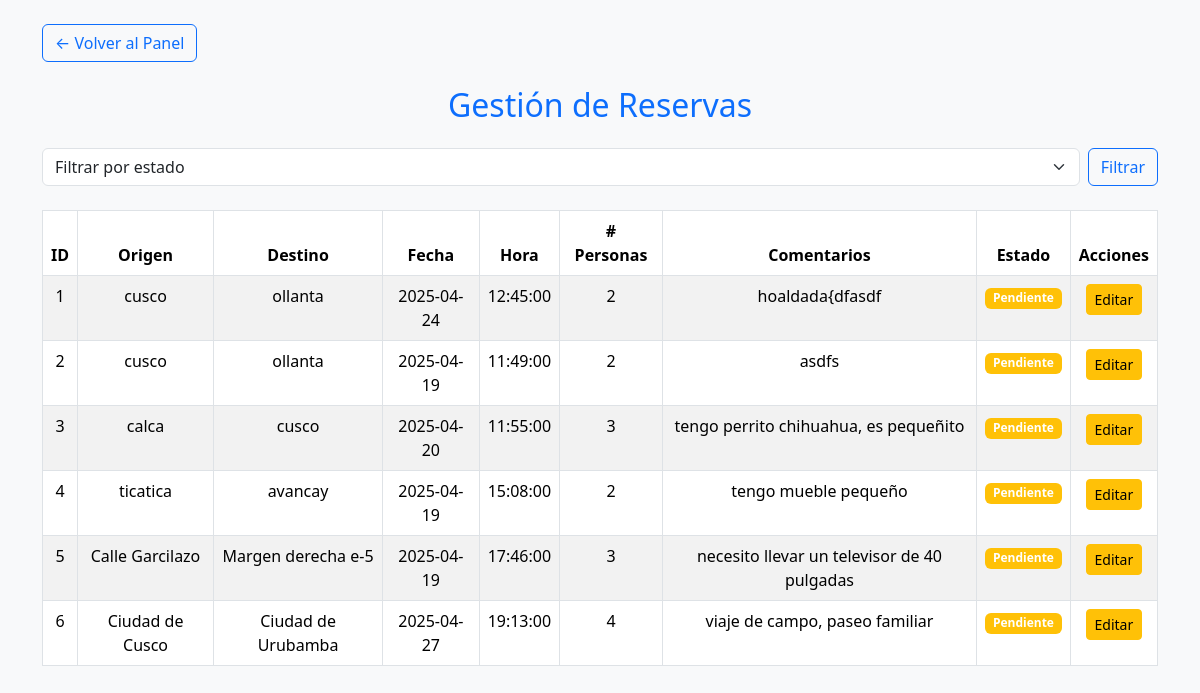
The page /admin/gestion_reservas.php (signed in) on the database its author committed.
### tables this page shows
CREATE TABLE `reservas` (
  `id_reserva` int(11) NOT NULL,
  `id_cliente` int(11) DEFAULT NULL,
  `origen` varchar(255) NOT NULL,
  `destino` varchar(255) NOT NULL,
  `fecha_reserva` date NOT NULL,
  `hora_reserva` time NOT NULL,
  `numero_personas` int(11) DEFAULT 1,
  `comentarios` text DEFAULT NULL,
  `estado` enum('Pendiente','Confirmada','Cancelada') DEFAULT 'Pendiente',
  `fecha_creacion` datetime DEFAULT current_timestamp()
);

### admin/gestion_reservas.php (the view, shortened to what this page needs)
<?php
require_once '../includes/db_connection.php';
$sql = "SELECT * FROM reservas";
$params = [];
$stmt = $pdo->prepare($sql);
$stmt->execute($params);
$reservas = $stmt->fetchAll(PDO::FETCH_ASSOC);
?>
<!DOCTYPE html>
<html lang="es">
<head>
    <link href="https://cdn.jsdelivr.net/npm/bootstrap@5.3.3/dist/css/bootstrap.min.css" rel="stylesheet">
</head>
<body class="bg-light">
<div class="container py-4">
    <a href="panel_admin.php" class="btn btn-outline-primary mb-4">← Volver al Panel</a>
    <h2 class="mb-4 text-center text-primary">Gestión de Reservas</h2>
    <form method="GET" class="d-flex mb-4">
        <select name="estado" class="form-select" aria-label="Filtrar por estado">
            <option value="">Filtrar por estado</option>
        </select>
        <button type="submit" class="btn btn-outline-primary ms-2">Filtrar</button>
    </form>
    <table class="table table-bordered table-striped text-center">
        <thead class="bg-primary text-white">
            <tr>
                <th>ID</th>
                <th>Origen</th>
                <th>Destino</th>
                <th>Fecha</th>
                <th>Hora</th>
                <th># Personas</th>
                <th>Comentarios</th>
                <th>Estado</th>
                <th>Acciones</th>
            </tr>
        </thead>
        <tbody>
        <?php foreach ($reservas as $reserva): ?>
            <tr>
                <td><?= $reserva['id_reserva'] ?></td>
                <td><?= htmlspecialchars($reserva['origen']) ?></td>
                <td><?= htmlspecialchars($reserva['destino']) ?></td>
                <td><?= $reserva['fecha_reserva'] ?></td>
                <td><?= $reserva['hora_reserva'] ?></td>
                <td><?= $reserva['numero_personas'] ?></td>
                <td><?= htmlspecialchars($reserva['comentarios']) ?></td>
                <td>
                    <span class="badge bg-<?=
                        $reserva['estado'] == 'Pendiente' ? 'warning' :
                        ($reserva['estado'] == 'Confirmada' ? 'success' : 'danger')
                    ?>">
                        <?= $reserva['estado'] ?>
                    </span>
                </td>
                <td>
                    <button class="btn btn-sm btn-warning" data-bs-toggle="modal" data-bs-target="#editarModal"
                            data-id="<?= $reserva['id_reserva'] ?>"
                            data-estado="<?= $reserva['estado'] ?>"
                            data-origen="<?= htmlspecialchars($reserva['origen']) ?>"
                            data-destino="<?= htmlspecialchars($reserva['destino']) ?>"
                            data-fecha="<?= $reserva['fecha_reserva'] ?>"
                            data-hora="<?= $reserva['hora_reserva'] ?>"
                            data-personas="<?= $reserva['numero_personas'] ?>"
                            data-comentarios="<?= htmlspecialchars($reserva['comentarios']) ?>">
                        Editar
                    </button>
                </td>
            </tr>
        <?php endforeach; ?>
        </tbody>
    </table>
</div>
</body>
</html>

### rows shown on the page
reservas: id_reserva "1", origen "cusco", destino "ollanta", fecha_reserva "2025-04-24", hora_reserva "12:45:00", numero_personas "2", comentarios "hoaldada{dfasdf", estado "Pendiente"
reservas: id_reserva "2", origen "cusco", destino "ollanta", fecha_reserva "2025-04-19", hora_reserva "11:49:00", numero_personas "2", comentarios "asdfs", estado "Pendiente"
reservas: id_reserva "3", origen "calca", destino "cusco", fecha_reserva "2025-04-20", hora_reserva "11:55:00", numero_personas "3", comentarios "tengo perrito chihuahua, es pequeñito", estado "Pendiente"
reservas: id_reserva "4", origen "ticatica", destino "avancay", fecha_reserva "2025-04-19", hora_reserva "15:08:00", numero_personas "2", comentarios "tengo mueble pequeño", estado "Pendiente"
reservas: id_reserva "5", origen "Calle Garcilazo", destino "Margen derecha e-5", fecha_reserva "2025-04-19", hora_reserva "17:46:00", numero_personas "3", comentarios "necesito llevar un televisor de 40 pulgadas", estado "Pendiente"
reservas: id_reserva "6", origen "Ciudad de Cusco", destino "Ciudad de Urubamba", fecha_reserva "2025-04-27", hora_reserva "19:13:00", numero_personas "4", comentarios "viaje de campo, paseo familiar", estado "Pendiente"
